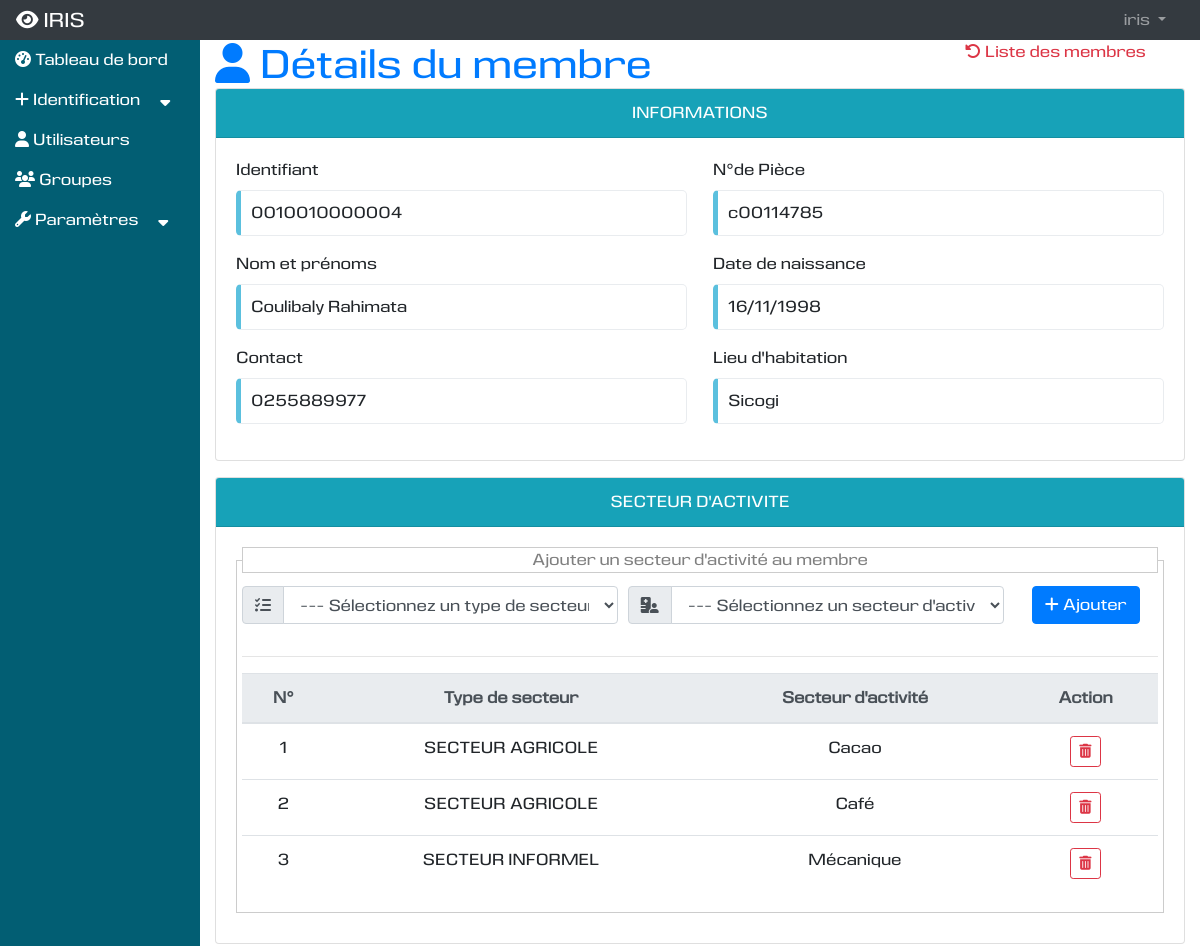
The page /presentation/details-secteuragricole/4 (signed in, upper part) on the database as committed earlier.
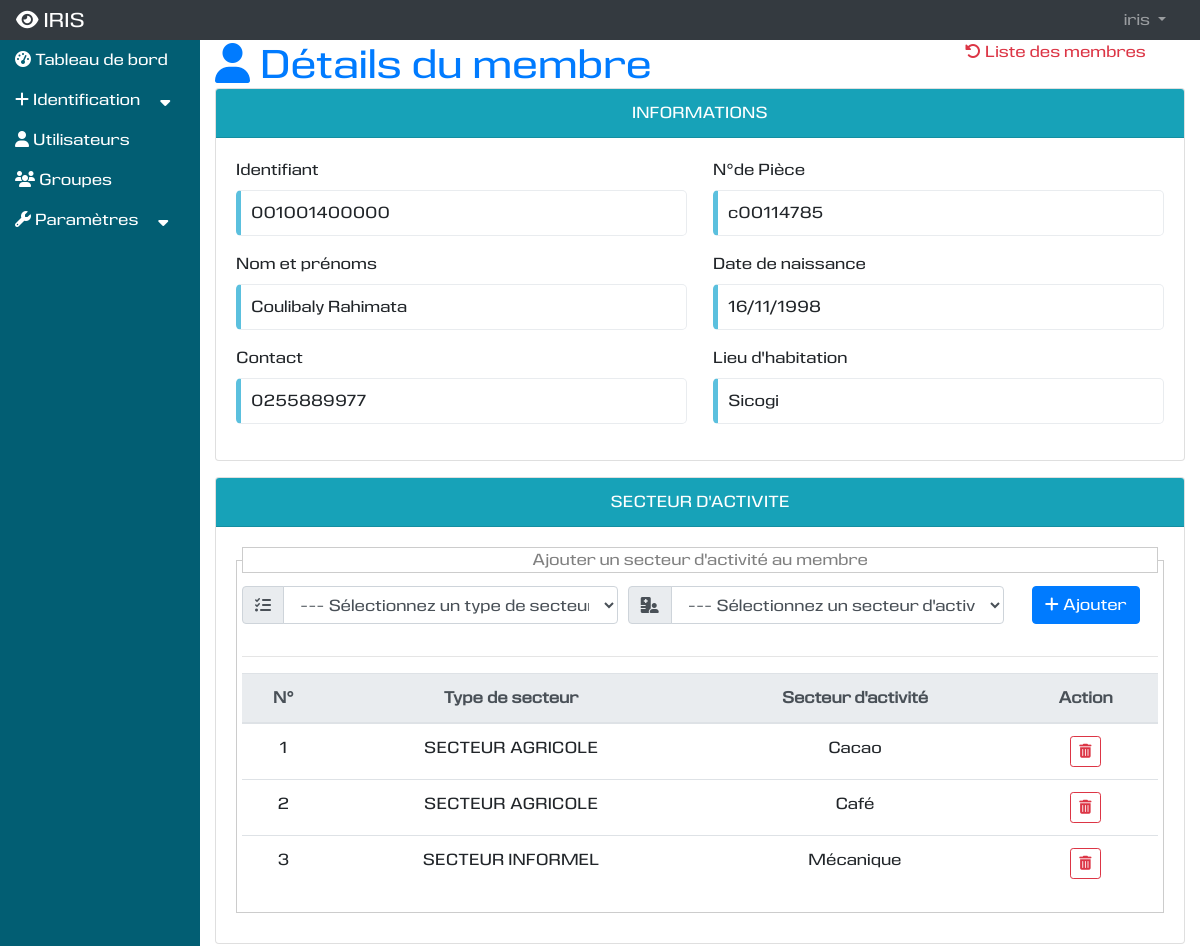
The same page on the database as committed later.
### vieprofessionnelle/models.py (models this page shows, shortened)
class Membre(models.Model):
    identifiant = models.CharField(max_length=13, null=True,blank=True, default=None, unique=True, verbose_name="Identifiant")
    nom = models.CharField(max_length=250, null=False,blank=False, verbose_name="Nom")
    nomjeunefille = models.CharField(max_length=250, null=True,blank=True,default="", verbose_name="Nom de jeune fille")
    prenoms = models.CharField(max_length=250, null=True,blank=True, default="", verbose_name="Prénoms")
    nom_prenoms = models.CharField(max_length=250, null=True,blank=True, default="",db_index=True, verbose_name="Nom et prénoms")
    actif = models.BooleanField(default=False)
    numerobadge = models.CharField(max_length=250,null=True,blank=True,  default=None, unique=True,verbose_name="N°Badge")
    qrcode = models.CharField(max_length=250,null=True,blank=True, default=None,unique=True,verbose_name="QR Code")
    dateenre = models.DateField(default=None, null=True, blank=True, verbose_name="Date d'enregistrement")
    date_naissance = models.DateField(default=None, null=True, blank=True, verbose_name="Date de naissance")
    contact = models.CharField(max_length=50, default=None, unique=True, verbose_name="Contact")
    numeropiece = models.CharField(max_length=100,default=None, unique=True, verbose_name="N°de la pièce")
    secteurs = models.ManyToManyField(Secteur)
    typepiece = models.ForeignKey(TypePiece, null=True, on_delete=models.SET_NULL)
    niveauscolaire = models.ForeignKey(NiveauScolaire, null=True, on_delete=models.SET_NULL)
    sexe = models.ForeignKey(Sexe, null=True, on_delete=models.SET_NULL)
    nationalite = models.ForeignKey(Nationalite, null=True, on_delete=models.SET_NULL)
    parents = models.ManyToManyField("Parent")
    situationmatrimoniale = models.ForeignKey(SituationMatrimoniale, null=True, on_delete=models.SET_NULL)
    quartier = models.ForeignKey(Quartier, null=True, on_delete=models.SET_NULL)
    lieunaissance = models.ForeignKey(Commune, null=True, on_delete=models.SET_NULL)
    utilisateur = models.ForeignKey(User, null=True, on_delete=models.SET_NULL)

### localisation/models.py (models this page shows, shortened)
class Quartier(models.Model):
    code = models.CharField(max_length=100, unique=True)
    libelle = models.CharField(max_length=250, verbose_name="Quartier", unique=True)
    commune = models.ForeignKey(Commune, on_delete=models.SET_NULL, null=True)
    def __str__(self):
        return self.libelle

### presentation/views.py (the view)
# urls.py: path('details-secteuragricole/<str:id>', views.detail_secteuragricole, name='detail_secteuragricole'),
@login_required
@permission_required('vieprofessionnelle.add_membre', raise_exception=True)
def detail_secteuragricole(request, id):
    try:
        membre = Membre.objects.get(id=id)
    except Membre.DoesNotExist:
        messages.error(request, "Ce membre n'existe pas.")
        return HttpResponseRedirect(reverse('presentation:ajouter_secteuragricole'))
    typesecteurs = TypeSecteur.objects.order_by('id')
    secteurs = Secteur.objects.filter(membre=membre).order_by('secteur')
    typedocuments = TypeDocument.objects.order_by('id')
    documents = Document.objects.filter(membre=membre).order_by('id')
    parents_membre = Parent.objects.filter(membre=membre).order_by('id')
    parents = Parent.objects.order_by('id')
    typeparents = TypeParent.objects.order_by('id')
    typeetatsantes = TypeEtatSante.objects.order_by('id')
    etatsantes = EtatSante.objects.filter(membre=membre).order_by('id')
    context = {
        'title': "Détials du membre",
        'membre': membre,
        'typesecteurs': typesecteurs,
        'secteurs': secteurs,
        'typedocuments': typedocuments,
        'documents': documents,
        'parents_membre': parents_membre,
        'parents': parents,
        'typeparents': typeparents,
        'typeetatsantes': typeetatsantes,
        'etatsantes': etatsantes,
    }
    return render(request, 'presentation/details_secteur_agricole.html', context)

### vieprofessionnelle/models.py (called while the page is built)
    def __str__(self):
        return self.type

    def __str__(self):
        return self.libelle

    def __str__(self):
        return self.libelle

    def __str__(self):
        return self.libelle

### presentation/templates/presentation/details_secteur_agricole.html (shortened to what the changed rows need)
{% extends 'utilisateur/base.html' %}
{% load static %}
{% block tableau_de_bord %}
<div class="row">
    <div class="col-md-12">
        <div class="row">
            <div class="col-md-9">
                <h1 class="text-primary"><i class="fas fa-user"></i> Détails du membre</h1>
            </div>
        </div>
    </div>
    <div class="col-md-12 mb-3">
        <div class="card">
            <div class="card-body">
                <div class="form-row mb-3">
                    <div class="col mr-3">
                        <label>Identifiant</label>
                        <p class="contour-info">
                            {{membre.identifiant}}
                        </p>
                    </div>
                    <div class="col">
                        <label>N°de Pièce</label>
                        <p class="contour-info">
                            {{membre.numeropiece}}
                        </p>
                    </div>
                </div>
                <div class="form-row mb-3">
                    <div class="col mr-3">
                        <label>Nom et prénoms</label>
                        <p class="contour-info">
                            {{membre.nom_prenoms}}
                        </p>
                    </div>
                    <div class="col">
                        <label>Date de naissance</label>
                        <p class="contour-info">
                            {{membre.date_naissance|date:'d/m/Y'}}
                        </p>
                    </div>
                </div>
                <div class="form-row mb-3">
                    <div class="col mr-3">
                        <label>Contact</label>
                        <p class="contour-info">
                            {{membre.contact}}
                        </p>
                    </div>
                    <div class="col">
                        <label>Lieu d'habitation</label>
                        <p class="contour-info">
                            {{membre.quartier}}
                        </p>
                    </div>
                </div>
            </div>
        </div>
    </div>
    <div class="col-md-12 mb-3">
        <div class="card">
            <div class="card-body">
                <form action="get" method="#">
                    <fieldset style="border:1px solid #CCC; margin-bottom:10px; padding:5px;">
                    <table class="table table-hover table-responsive-md text-center" id="tablesecteur">
                        <thead>
                        <tr class="thead-light">
                            <th>N°</th>
                            <th>Type de secteur</th>
                            <th>Secteur d'activité</th>
                            <th>Action</th>
                        </tr>
                        </thead>
                    </table>
                </fieldset>
                </form>
            </div>
        </div>
    </div>
</div>
{% endblock %}

Rows that differ between the two databases and show on the page:
changed Membre "Coulibaly Rahimata": identifiant "0010010000004" → "001001400000"
